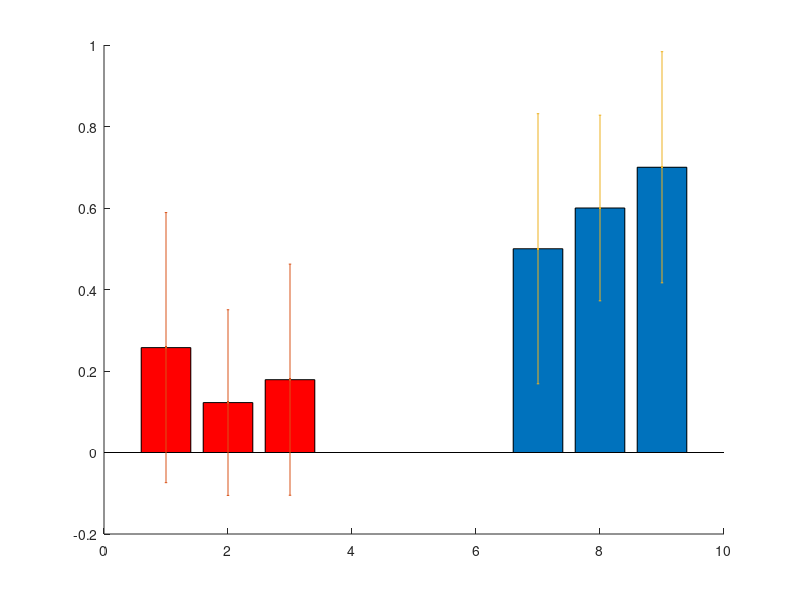

Write MATLAB code to recreate this figure. (Note: this script raises an error after producing the figure.)
mean_velocity = [0.2574, 0.1225, 0.1787]; % mean velocity
mean_velocity2 = [0.5, 0.6, 0.7];
std_velocity = [0.3314, 0.2278, 0.2836];  % standard deviation of velocity
figure
hold on
bar(1:3,mean_velocity,'r')
bar(7:9,mean_velocity2)
errorbar(1:3,mean_velocity,std_velocity,'.')
errorbar(7:9,mean_velocity2,std_velocity,'.')

%%
ave_m = mean(ave);
ave_s = std(ave);
not_m = mean(nothing);
not_s = std(nothing);
wlt_m = mean(wave);
wlt_s = std(wave);
mea_m = nanmean(measure);
mea_s = nanstd(measure);

%%
y = [ave_m,wlt_m,mea_m',not_m];
z = [ave_s,wlt_s,mea_s',not_s];
x = [1.5251,3.462,5.8091,11.0443];
x0 = [0.62,3.22,6.41,8.03];

figure,
% Creating axes and the bar graph
ax = axes;
h = bar(x0-0.352+0.1761,y,'BarWidth',1,'LineWidth',2);
h(1).FaceColor = [0.75,0.75,0.75];
h(2).FaceColor = [117/255,187/255,253/255];
h(3).FaceColor = 'r';
h(4).FaceColor = [0.61,0.51,0.74];
hold on;

% hline = refline([1 0]);
% set(hline,'LineStyle','--','linew',2)
% hline.Color='r';

% Properties of the bar graph as required
ax.YGrid = 'on';
ax.GridLineStyle = '-';
set(gca,'XTick',x0,'FontSize',25);
ylabel('Scattering coefficient \mu_s (mm^{-1})');
xlabel('True scattering coefficient \mu_s (mm^{-1})');

% Finding the number of groups and the number of bars in each group
ngroups = size(y, 1);
nbars = size(y, 2);

% Creating a legend and placing it outside the bar plot
lg = legend('Average','Wavelet','Measurement','Rawdata','AutoUpdate','off');
lg.Location = 'NorthWest';
lg.Orientation = 'Vertical';

% Calculating the width for each bar group
groupwidth = min(0.8, nbars/(nbars + 1.5));
% Set the position of each error bar in the centre of the main bar
% Based on barweb.m by Bolu Ajiboye from MATLAB File Exchange
for i = 1:nbars
    % Calculate center of each bar
    x_pos = h(i).XData+h(i).XOffset;
    errorbar(x_pos, y(:,i), z(:,i), 'k', 'linestyle', 'none', 'linewidth', 2);
end

%%
figure,
hold on

bar(1:5:16, ave_m, 'r');
errorbar(1:5:16, ave_m, ave_s, '.');

bar(2:5:17, not_m, 'b');
errorbar(2:5:17, not_m, not_s, '.');

bar(3:5:18, wlt_m, 'y');
errorbar(3:5:18, wlt_s, '.');

bar(4:5:19, mea_m, 'm');
errorbar(4:5:19, mea_s, '.');